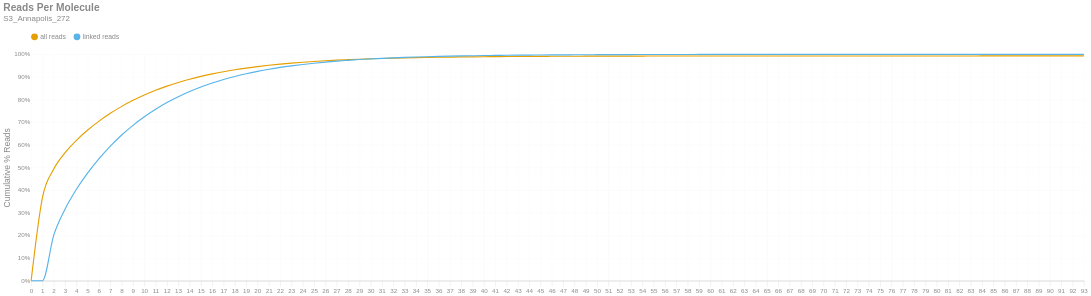

Here is the notebook cell this chart was saved with:
### Markdown cell above
### Reads per Molecule
This chart shows the cumulative distribution of the number of reads per linked molecule. That is, how many alignments are associated with a unique molecule. This excludes the number of reads associated with invalid or absent linked-read barcodes. The `linked` histogram is the percentages recalculated when disregarding singletons.

### Code cell
if SKIPLR:
    print_html(f"Skipped")
else:
    counts = np.bincount(valids['reads'].cast(pl.Int64).to_numpy())
    weighted = counts * np.arange(len(counts))
    all_perc = weighted / n_reads
    linked_perc = weighted / n_linked_reads
    linked_perc[1] = 0
    binned_df = pl.DataFrame({
        'readsper': list(range(len(counts))),
        'all reads (cumsum)': np.cumsum(all_perc).tolist(),
        'linked reads (cumsum)': np.cumsum(linked_perc).tolist(),
    })

    with SafeRender(binned_df):
        (
            density_plot(binned_df, 'Reads Per Molecule', samplename, 'readspmol')
            .encode(
                x=alt.X('readsper:O', title=None).axis(labelAngle=0).scale(padding=0),
                y=alt.Y('value:Q', title='Cumulative % Reads').axis(format='%').stack(False),
                color=alt.Color("key:N").scale(domain=["all reads", "linked reads"]),
                tooltip=[
                    alt.Tooltip("key:N", title="Data Type"),
                    alt.Tooltip("readsper:O", title="Reads Per Molecule"),
                    alt.Tooltip("value:Q", format=".2%", title="% Reads (Cum.)")
                ]            
            )
        ).display()

### Figure 1 — Vega-Lite specification as saved in the notebook (floating-point values rounded to 4 significant figures)
{"width": "container", "height": 400, "config": {"title": {"anchor": "start", "dy": -15, "fontSize": 18, "color": "#888888", "subtitleColor": "#888888", "subtitleFontSize": 14}, "arc": {"fill": "#0072B2"}, "axis": {"domainColor": "#888888", "domainWidth": 0.5, "gridWidth": 0.2, "grid": false, "titleFontWeight": 400, "titleFontSize": 15, "labelFontSize": 11, "labelColor": "#888888", "tickColor": "#888888", "tickWidth": 0.2, "titleColor": "#888888"}, "axisBand": {"grid": false}, "axisX": {"grid": true, "tickSize": 10, "domainCap": "round"}, "axisY": {"domain": false, "grid": true, "tickSize": 0, "domainCap": "round"}, "background": "transparent", "header": {"labelFontSize": 15, "labelColor": "#888888", "titleFontSize": 15, "titleFontWeight": 600, "titleColor": "#888888"}, "legend": {"labelFont": "sans-serif", "labelFontSize": 12, "labelColor": "#888888", "symbolSize": 100, "symbolType": "circle", "titleFontSize": 12, "titlePadding": 10, "titleColor": "#888888", "title": null, "orient": "top"}, "range": {"category": ["#E69F00", "#56B4E9", "#009E73", "#F0E442", "#0072B2", "#D55E00", "#CC79A7", "#000000"], "diverging": ["#cfe8f3", "#a2d4ec", "#73bfe2", "#46abdb", "#1696d2", "#12719e"]}, "area": {"fill": "#0072B2", "fillOpacity": 0.7, "line": true, "strokeOpacity": 0.7}, "line": {"color": "#0072B2", "stroke": "#0072B2", "strokeWidth": 2}, "trail": {"color": "#0072B2", "stroke": "#0072B2", "strokeWidth": 0, "size": 1}, "point": {"filled": true, "fillOpacity": 1.0, "size": 95}, "text": {"color": "#888888", "fontSize": 11, "align": "right", "fontWeight": 400, "size": 11}, "bar": {"fill": "#0072B2", "stroke": null}, "view": {"stroke": null, "continuousWidth": 660, "continuousHeight": 400}}, "data": {"name": "data-265a3939de1f5ae96accef13beeda908"}, "mark": {"type": "line", "interpolate": "monotone", "point": {"opacity": 0, "size": 275}}, "encoding": {"color": {"field": "key", "scale": {"domain": ["all reads", "linked reads"]}, "type": "nominal"}, "tooltip": [{"field": "key", "title": "Data Type", "type": "nominal"}, {"field": "readsper", "title": "Reads Per Molecule", "type": "ordinal"}, {"field": "value", "format": ".2%", "title": "% Reads (Cum.)", "type": "quantitative"}], "x": {"axis": {"labelAngle": 0}, "field": "readsper", "scale": {"padding": 0}, "title": null, "type": "ordinal"}, "y": {"axis": {"format": "%"}, "field": "value", "stack": false, "title": "Cumulative % Reads", "type": "quantitative"}}, "params": [{"name": "param_c36ac31b6afebe62", "select": {"type": "point", "fields": ["key"]}, "bind": "legend"}], "title": {"text": "Reads Per Molecule", "subtitle": "S3_Annapolis_272"}, "transform": [{"fold": ["all reads (cumsum)", "linked reads (cumsum)"]}, {"calculate": "replace(datum.key, ' (cumsum)', '')", "as": "key"}, {"filter": {"param": "param_c36ac31b6afebe62"}}], "usermeta": {"embedOptions": {"downloadFileName": "S3_Annapolis_272.readspmol"}}, "$schema": "https://vega.github.io/schema/vega-lite/v6.1.0.json", "datasets": {"data-265a3939de1f5ae96accef13beeda908": [{"readsper": 0, "all reads (cumsum)": 0.0, "linked reads (cumsum)": 0.0}, {"readsper": 1, "all reads (cumsum)": 0.3675, "linked reads (cumsum)": 0.0}, {"readsper": 2, "all reads (cumsum)": 0.4934, "linked reads (cumsum)": 0.2013}, {"readsper": 3, "all reads (cumsum)": 0.5655, "linked reads (cumsum)": 0.3166}, {"readsper": 4, "all reads (cumsum)": 0.6201, "linked reads (cumsum)": 0.4039}, {"readsper": 5, "all reads (cumsum)": 0.6656, "linked reads (cumsum)": 0.4767}, {"readsper": 6, "all reads (cumsum)": 0.705, "linked reads (cumsum)": 0.5397}, {"readsper": 7, "all reads (cumsum)": 0.7396, "linked reads (cumsum)": 0.595}, {"readsper": 8, "all reads (cumsum)": 0.7702, "linked reads (cumsum)": 0.6438}, {"readsper": 9, "all reads (cumsum)": 0.7969, "linked reads (cumsum)": 0.6865}, {"readsper": 10, "all reads (cumsum)": 0.8204, "linked reads (cumsum)": 0.7242}, {"readsper": 11, "all reads (cumsum)": 0.8412, "linked reads (cumsum)": 0.7575}, {"readsper": 12, "all reads (cumsum)": 0.8597, "linked reads (cumsum)": 0.7869}, {"readsper": 13, "all reads (cumsum)": 0.8757, "linked reads (cumsum)": 0.8125}, {"readsper": 14, "all reads (cumsum)": 0.89, "linked reads (cumsum)": 0.8354}, {"readsper": 15, "all reads (cumsum)": 0.9025, "linked reads (cumsum)": 0.8554}, {"readsper": 16, "all reads (cumsum)": 0.9135, "linked reads (cumsum)": 0.873}, {"readsper": 17, "all reads (cumsum)": 0.9233, "linked reads (cumsum)": 0.8887}, {"readsper": 18, "all reads (cumsum)": 0.9318, "linked reads (cumsum)": 0.9023}, {"readsper": 19, "all reads (cumsum)": 0.9393, "linked reads (cumsum)": 0.9143}, {"readsper": 20, "all reads (cumsum)": 0.9459, "linked reads (cumsum)": 0.9248}, {"readsper": 21, "all reads (cumsum)": 0.9517, "linked reads (cumsum)": 0.9341}, {"readsper": 22, "all reads (cumsum)": 0.9568, "linked reads (cumsum)": 0.9422}, {"readsper": 23, "all reads (cumsum)": 0.9611, "linked reads (cumsum)": 0.9491}, {"readsper": 24, "all reads (cumsum)": 0.965, "linked reads (cumsum)": 0.9553}, {"readsper": 25, "all reads (cumsum)": 0.9684, "linked reads (cumsum)": 0.9609}, {"readsper": 26, "all reads (cumsum)": 0.9715, "linked reads (cumsum)": 0.9657}, {"readsper": 27, "all reads (cumsum)": 0.9742, "linked reads (cumsum)": 0.97}, {"readsper": 28, "all reads (cumsum)": 0.9764, "linked reads (cumsum)": 0.9736}, {"readsper": 29, "all reads (cumsum)": 0.9785, "linked reads (cumsum)": 0.977}, {"readsper": 30, "all reads (cumsum)": 0.9802, "linked reads (cumsum)": 0.9797}, {"readsper": 31, "all reads (cumsum)": 0.9818, "linked reads (cumsum)": 0.9822}, {"readsper": 32, "all reads (cumsum)": 0.9832, "linked reads (cumsum)": 0.9844}, {"readsper": 33, "all reads (cumsum)": 0.9844, "linked reads (cumsum)": 0.9864}, {"readsper": 34, "all reads (cumsum)": 0.9855, "linked reads (cumsum)": 0.9881}, {"readsper": 35, "all reads (cumsum)": 0.9864, "linked reads (cumsum)": 0.9895}, {"readsper": 36, "all reads (cumsum)": 0.9872, "linked reads (cumsum)": 0.9908}, {"readsper": 37, "all reads (cumsum)": 0.9879, "linked reads (cumsum)": 0.992}, {"readsper": 38, "all reads (cumsum)": 0.9885, "linked reads (cumsum)": 0.993}, {"readsper": 39, "all reads (cumsum)": 0.9891, "linked reads (cumsum)": 0.9938}, {"readsper": 40, "all reads (cumsum)": 0.9896, "linked reads (cumsum)": 0.9946}, {"readsper": 41, "all reads (cumsum)": 0.9899, "linked reads (cumsum)": 0.9952}, {"readsper": 42, "all reads (cumsum)": 0.9903, "linked reads (cumsum)": 0.9958}, {"readsper": 43, "all reads (cumsum)": 0.9907, "linked reads (cumsum)": 0.9964}, {"readsper": 44, "all reads (cumsum)": 0.9909, "linked reads (cumsum)": 0.9968}, {"readsper": 45, "all reads (cumsum)": 0.9911, "linked reads (cumsum)": 0.9971}, {"readsper": 46, "all reads (cumsum)": 0.9913, "linked reads (cumsum)": 0.9975}, {"readsper": 47, "all reads (cumsum)": 0.9915, "linked reads (cumsum)": 0.9978}, {"readsper": 48, "all reads (cumsum)": 0.9917, "linked reads (cumsum)": 0.998}, {"readsper": 49, "all reads (cumsum)": 0.9918, "linked reads (cumsum)": 0.9982}, {"readsper": 50, "all reads (cumsum)": 0.992, "linked reads (cumsum)": 0.9985}, {"readsper": 51, "all reads (cumsum)": 0.9921, "linked reads (cumsum)": 0.9986}, {"readsper": 52, "all reads (cumsum)": 0.9922, "linked reads (cumsum)": 0.9988}, {"readsper": 53, "all reads (cumsum)": 0.9923, "linked reads (cumsum)": 0.999}, {"readsper": 54, "all reads (cumsum)": 0.9924, "linked reads (cumsum)": 0.9991}, {"readsper": 55, "all reads (cumsum)": 0.9924, "linked reads (cumsum)": 0.9992}, {"readsper": 56, "all reads (cumsum)": 0.9925, "linked reads (cumsum)": 0.9994}, {"readsper": 57, "all reads (cumsum)": 0.9926, "linked reads (cumsum)": 0.9995}, {"readsper": 58, "all reads (cumsum)": 0.9926, "linked reads (cumsum)": 0.9995}, {"readsper": 59, "all reads (cumsum)": 0.9926, "linked reads (cumsum)": 0.9995}, {"readsper": 60, "all reads (cumsum)": 0.9927, "linked reads (cumsum)": 0.9996}, {"readsper": 61, "all reads (cumsum)": 0.9927, "linked reads (cumsum)": 0.9996}, {"readsper": 62, "all reads (cumsum)": 0.9927, "linked reads (cumsum)": 0.9997}, {"readsper": 63, "all reads (cumsum)": 0.9928, "linked reads (cumsum)": 0.9997}, {"readsper": 64, "all reads (cumsum)": 0.9928, "linked reads (cumsum)": 0.9997}, {"readsper": 65, "all reads (cumsum)": 0.9928, "linked reads (cumsum)": 0.9998}, {"readsper": 66, "all reads (cumsum)": 0.9928, "linked reads (cumsum)": 0.9998}, {"readsper": 67, "all reads (cumsum)": 0.9928, "linked reads (cumsum)": 0.9998}, {"readsper": 68, "all reads (cumsum)": 0.9928, "linked reads (cumsum)": 0.9998}, {"readsper": 69, "all reads (cumsum)": 0.9928, "linked reads (cumsum)": 0.9998}, {"readsper": 70, "all reads (cumsum)": 0.9928, "linked reads (cumsum)": 0.9999}, {"readsper": 71, "all reads (cumsum)": 0.9929, "linked reads (cumsum)": 0.9999}, {"readsper": 72, "all reads (cumsum)": 0.9929, "linked reads (cumsum)": 0.9999}, {"readsper": 73, "all reads (cumsum)": 0.9929, "linked reads (cumsum)": 0.9999}, {"readsper": 74, "all reads (cumsum)": 0.9929, "linked reads (cumsum)": 0.9999}, {"readsper": 75, "all reads (cumsum)": 0.9929, "linked reads (cumsum)": 0.9999}, {"readsper": 76, "all reads (cumsum)": 0.9929, "linked reads (cumsum)": 0.9999}, {"readsper": 77, "all reads (cumsum)": 0.9929, "linked reads (cumsum)": 0.9999}, {"readsper": 78, "all reads (cumsum)": 0.9929, "linked reads (cumsum)": 0.9999}, {"readsper": 79, "all reads (cumsum)": 0.9929, "linked reads (cumsum)": 0.9999}, {"readsper": 80, "all reads (cumsum)": 0.9929, "linked reads (cumsum)": 0.9999}, {"readsper": 81, "all reads (cumsum)": 0.9929, "linked reads (cumsum)": 0.9999}, {"readsper": 82, "all reads (cumsum)": 0.9929, "linked reads (cumsum)": 1.0}, {"readsper": 83, "all reads (cumsum)": 0.9929, "linked reads (cumsum)": 1.0}, {"readsper": 84, "all reads (cumsum)": 0.9929, "linked reads (cumsum)": 1.0}, {"readsper": 85, "all reads (cumsum)": 0.9929, "linked reads (cumsum)": 1.0}, {"readsper": 86, "all reads (cumsum)": 0.9929, "linked reads (cumsum)": 1.0}, {"readsper": 87, "all reads (cumsum)": 0.9929, "linked reads (cumsum)": 1.0}, {"readsper": 88, "all reads (cumsum)": 0.9929, "linked reads (cumsum)": 1.0}, {"readsper": 89, "all reads (cumsum)": 0.9929, "linked reads (cumsum)": 1.0}, {"readsper": 90, "all reads (cumsum)": 0.9929, "linked reads (cumsum)": 1.0}, {"readsper": 91, "all reads (cumsum)": 0.9929, "linked reads (cumsum)": 1.0}, {"readsper": 92, "all reads (cumsum)": 0.9929, "linked reads (cumsum)": 1.0}, {"readsper": 93, "all reads (cumsum)": 0.9929, "linked reads (cumsum)": 1.0}]}}
